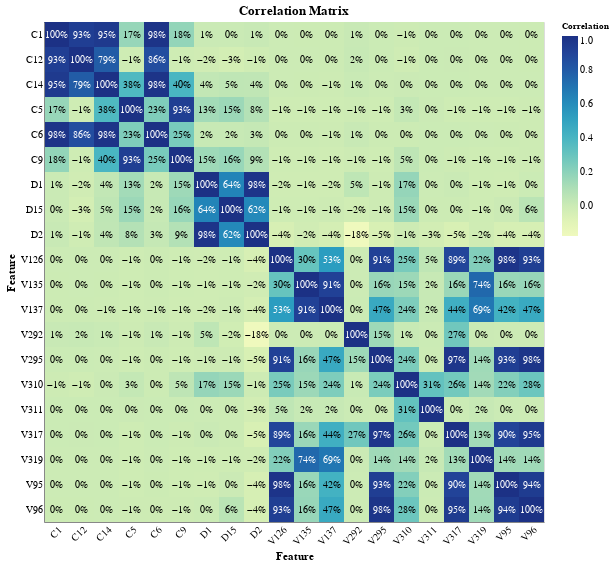

Notebook code cell kept with this figure:
### Markdown cell above
Finally I calculated the correlation coefficient matrix. While most of the features are not correlated, some have very high positive correlations.

### Code cell
corr_matrix = df_train[selected_features].corr()
source = corr_matrix.stack().reset_index()
source.columns = ['feature_x', 'feature_y', 'correlation']

base = alt.Chart(source).encode(
    x=alt.X('feature_x:N', axis=alt.Axis(ticks=False, title='Feature')),
    y=alt.Y('feature_y:N', axis=alt.Axis(ticks=False, title='Feature'))
)
text = base.mark_text(size=10).encode(
    text=alt.Text('correlation', format='.0%'),
    color=alt.condition(alt.datum.correlation > 0.5, alt.value('white'), alt.value('black'))
)
heatmap = base.mark_rect().encode(color=alt.Color('correlation:Q', legend=alt.Legend(title='Correlation', titleFontSize=9)))
(heatmap + text).properties(title='Correlation Matrix', width=500, height=500).configure_axisX(labelAngle=-45)

### Figure 1 — Vega-Lite specification as saved in the notebook (floating-point values rounded to 4 significant figures; data arrays with more than 128 entries replaced by an {"elided": "..."} marker saying what was removed)
{"config": {"view": {"continuousWidth": 400, "continuousHeight": 300}, "axisX": {"labelAngle": -45}}, "layer": [{"mark": "rect", "encoding": {"color": {"type": "quantitative", "field": "correlation", "legend": {"title": "Correlation", "titleFontSize": 9}}, "x": {"type": "nominal", "axis": {"ticks": false, "title": "Feature"}, "field": "feature_x"}, "y": {"type": "nominal", "axis": {"ticks": false, "title": "Feature"}, "field": "feature_y"}}}, {"mark": {"type": "text", "size": 10}, "encoding": {"color": {"condition": {"value": "white", "test": "(datum.correlation > 0.5)"}, "value": "black"}, "text": {"type": "quantitative", "field": "correlation", "format": ".0%"}, "x": {"type": "nominal", "axis": {"ticks": false, "title": "Feature"}, "field": "feature_x"}, "y": {"type": "nominal", "axis": {"ticks": false, "title": "Feature"}, "field": "feature_y"}}}], "data": {"name": "data-5f5b84d7022022c9309a784849c9c630"}, "height": 500, "title": "Correlation Matrix", "width": 500, "$schema": "https://vega.github.io/schema/vega-lite/v4.8.1.json", "datasets": {"data-5f5b84d7022022c9309a784849c9c630": {"elided": "400 records"}}}
